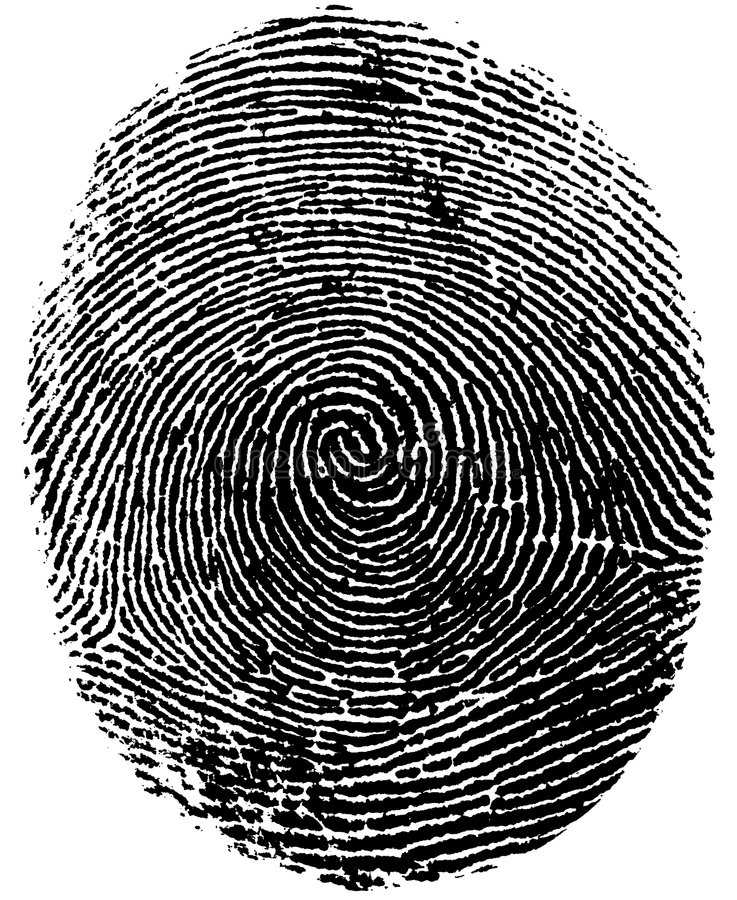
%> input picture 大三上/数字信号处理/Project/lab3/image.jpeg, 737 x 900 px
$ octave my_fir_run.m   (GNU Octave 9; MATLAB toolbox functions it lacks are replaced by stand-ins)
%> lines starting %> are read from the running program, lines starting %| are printed output that depends on the picture
### 大三上/数字信号处理/Project/lab3/my_fir.m
function h = my_fir(N, wc, type, win_type)
% MY_FIR_ADVANCED  支持多种窗函数的 FIR 设计
%   h = my_fir(N, wc, type, win_type)
%   输入:
%       win_type : 'rect', 'hamming', 'hanning', 'blackman'

    % 1. 基础参数
    tau = N / 2;
    n = 0 : N;
    h_d = zeros(1, length(n));

    % 2. 生成窗函数 w(n)
    switch lower(win_type)
        case 'rect'
            win = ones(1, length(n));

        case 'hamming'
            win = 0.54 - 0.46 * cos(2 * pi * n / N);

        case 'hanning'
            win = 0.5 - 0.5 * cos(2 * pi * n / N);

        case 'blackman'
            win = 0.42 - 0.5 * cos(2*pi*n/N) + 0.08 * cos(4*pi*n/N);

        otherwise
            error('未知的窗函数类型');
    end

    % 3. 计算理想脉冲响应 h_d(n)
    switch type
        case 'low'
            omega_c = wc * pi;
            for i = 1:length(n)
                if abs(n(i) - tau) < 1e-10
                    h_d(i) = omega_c / pi;
                else
                    h_d(i) = sin(omega_c * (n(i) - tau)) / (pi * (n(i) - tau));
                end
            end

        case 'bandpass'
            omega_L = wc(1) * pi;
            omega_H = wc(2) * pi;
            for i = 1:length(n)
                if abs(n(i) - tau) < 1e-10
                    h_d(i) = (omega_H - omega_L) / pi;
                else
                    val_H = sin(omega_H * (n(i) - tau)) / (pi * (n(i) - tau));
                    val_L = sin(omega_L * (n(i) - tau)) / (pi * (n(i) - tau));
                    h_d(i) = val_H - val_L;
                end
            end
    end

    % 4. 加窗
    h = h_d .* win;
end

### 大三上/数字信号处理/Project/lab3/filter_row_col.m
function [img_out, img_mid] = filter_row_col(img_in, h_row, h_col)
% FILTER_ROW_COL 对图像进行行滤波和列滤波
% 输入:
%   img_in: 输入图像
%   h_row:  用于行方向的滤波器系数 (Row Filter)
%   h_col:  用于列方向的滤波器系数 (Column Filter)
% 输出:
%   img_out: 最终滤波图像 (行滤波 -> 列滤波)
%   img_mid: 中间图像 (仅行滤波后的结果)

    [rows, cols] = size(img_in);
    img_mid = zeros(rows, cols);
    img_out = zeros(rows, cols);

    % 1. 行滤波 (Row Filtering)
    % 遍历每一行，与 h_row 进行卷积
    for r = 1:rows
        row_data = img_in(r, :);
        % 'same' 保证输出大小与输入一致
        img_mid(r, :) = conv(row_data, h_row, 'same');
    end

    % 2. 列滤波 (Column Filtering)
    % 对中间图像 img_mid 的每一列，与 h_col 进行卷积
    for c = 1:cols
        col_data = img_mid(:, c);
        img_out(:, c) = conv(col_data, h_col, 'same');
    end
end

### 大三上/数字信号处理/Project/lab3/my_fir_run.m
clear; close all; clc;

%% 1. 读取与预处理图像,得到频域图确定参数
filename = 'image.jpeg';

try
    img_original = imread(filename);
%> img_original is the input picture: size 900x737x3 uint8; min 0, max 255, mean 139.9
catch
    error('未找到图片');
end

% 转为灰度图
if size(img_original, 3) == 3
    img_gray = rgb2gray(img_original);
else
    img_gray = img_original;
end
% 归一化到 [0, 1]
img = im2double(img_gray);

% 计算频谱
F = fftshift(fft2(img));
% 计算对数幅值以便显示
S = log(1 + abs(F));

% 显示频谱图
figure('Name', '频谱参数读取工具', 'NumberTitle', 'off');
imshow(S, []);
title('图像频谱图 (红圈代表归一化频率)');
hold on;
colormap jet;
colorbar;

% 频率刻度圆环
[rows, cols] = size(img);
%> rows = 900; cols = 737
center_r = floor(rows / 2) + 1;
%> center_r = 451
center_c = floor(cols / 2) + 1;
%> center_c = 369
max_radius = min(rows, cols) / 2;
%> max_radius = 368.5

freq_ticks = 0.0 : 0.02 : 0.7;
for f = freq_ticks
    r = f * max_radius;

    theta = 0 : 0.01 : 2*pi;
    x = center_c + r * cos(theta);
    y = center_r + r * sin(theta);
    plot(x, y, 'r--', 'LineWidth', 1);

    text(center_c + r, center_r, num2str(f), 'Color', 'white', ...
         'BackgroundColor', 'black', 'FontSize', 10);
end
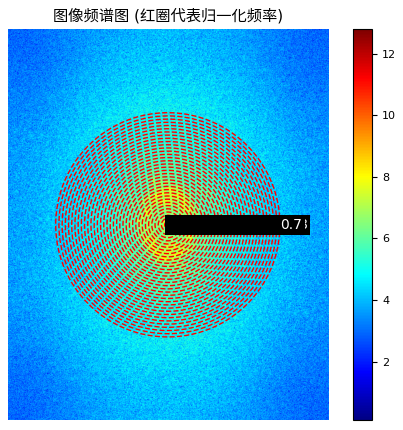
%> figure redrawn from the program's plot data
hold off;

%% 2. 滤波器参数定义
N = 24;
wc_low = 0.3;
wc_band = [0.1 0.2];

%% 3. 设计 FIR 滤波器
% 设计低通滤波器系数
b_low = my_fir(N, wc_low, 'low', 'hamming');
% 设计带通滤波器系数
b_band = my_fir(N, wc_band, 'bandpass', 'hamming');

%% 4. 显示滤波器特性
figure('Name', '滤波器时域与频域特性分析', 'NumberTitle', 'off');
% 低通时域图
subplot(2, 2, 1);
stem(0:N, b_low, 'filled', 'MarkerSize', 4);
title('低通-时域 (冲激响应)');
xlabel('n'); ylabel('h[n]');
grid on;
% 低通频域图
[H_low, w_low] = freqz(b_low, 1, 512);
subplot(2, 2, 2);
plot(w_low/pi, 20*log10(abs(H_low)), 'b', 'LineWidth', 1.5);
title('低通-频域 (幅频响应)');
xlabel('归一化频率 (\times\pi rad/sample)'); ylabel('幅度 (dB)');
grid on; xlim([0 1]); ylim([-80 5]);
% 带通时域图
subplot(2, 2, 3);
stem(0:N, b_band, 'filled', 'MarkerSize', 4);
title('带通-时域 (冲激响应)');
xlabel('n'); ylabel('h[n]');
grid on;
% 带通频域图
[H_band, w_band] = freqz(b_band, 1, 512);
subplot(2, 2, 4);
plot(w_band/pi, 20*log10(abs(H_band)), 'r', 'LineWidth', 1.5);
title('带通-频域 (幅频响应)');
xlabel('归一化频率 (\times\pi rad/sample)'); ylabel('幅度 (dB)');
grid on; xlim([0 1]); ylim([-80 5]);

%% 5. 混合滤波实验

% --- 实验 A: 行滤波用低通 -> 列滤波用带通 ---
[img_final_A, img_mid_A] = filter_row_col(img, b_low, b_band);
%> after the loop in filter_row_col, `for r = 1:rows`:
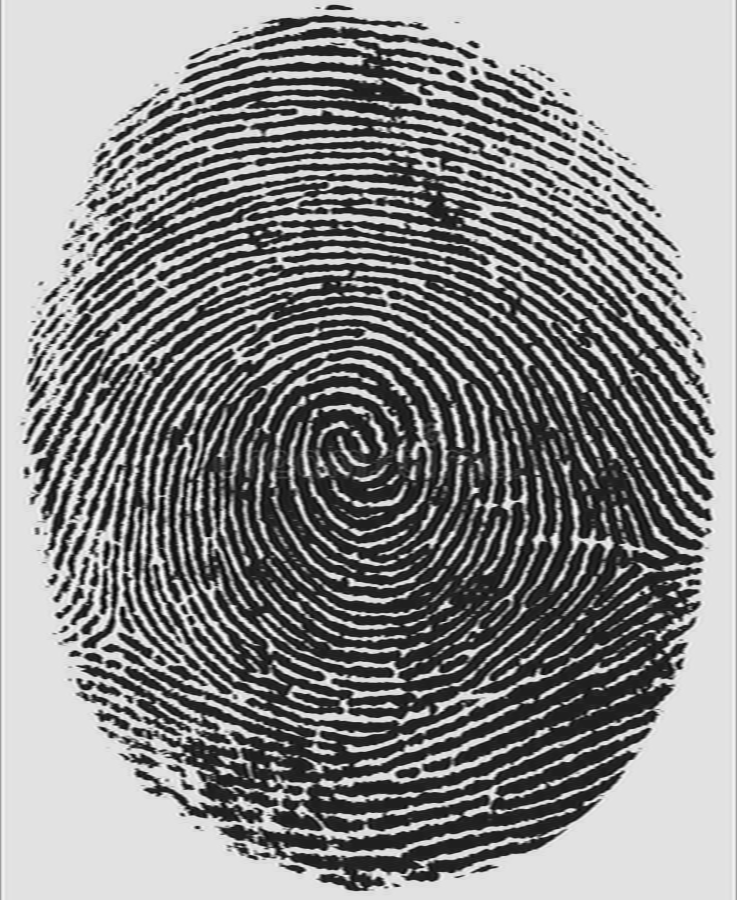
%> img_mid: size 900x737 double; min -0.16, max 1.14, mean 0.546; drawn with min black and max white
%> after the loop in filter_row_col, `for c = 1:cols`:
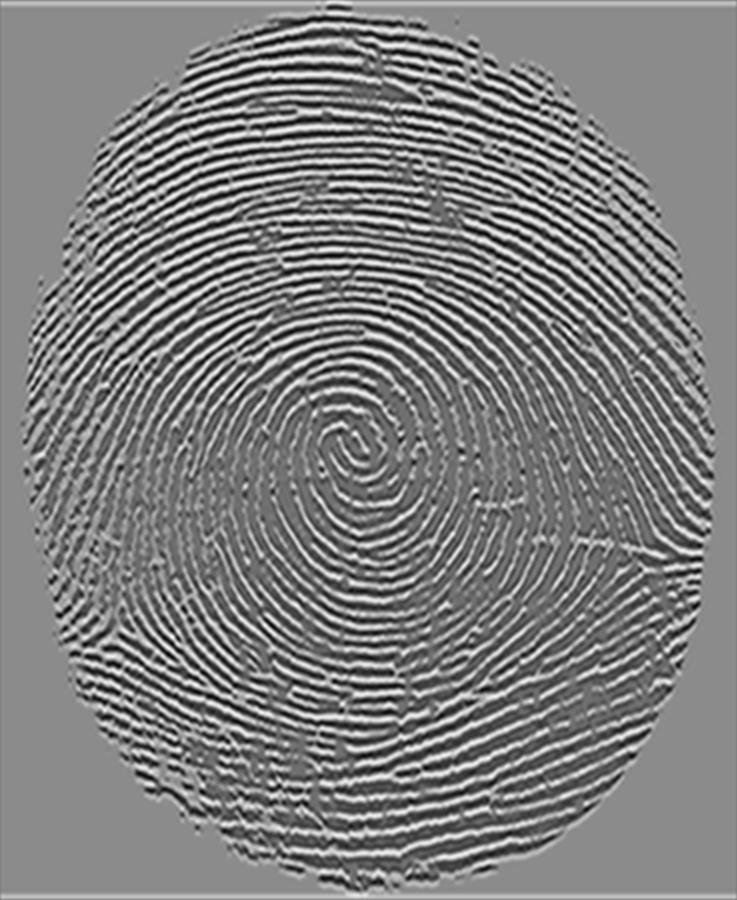
%> img_out: size 900x737 double; min -0.336, max 0.435, mean 0.0481; drawn with min black and max white

% --- 实验 B: 行滤波用带通 -> 列滤波用低通 ---
[img_final_B, img_mid_B] = filter_row_col(img, b_band, b_low);
%> after the loop in filter_row_col (call 2), `for r = 1:rows`:
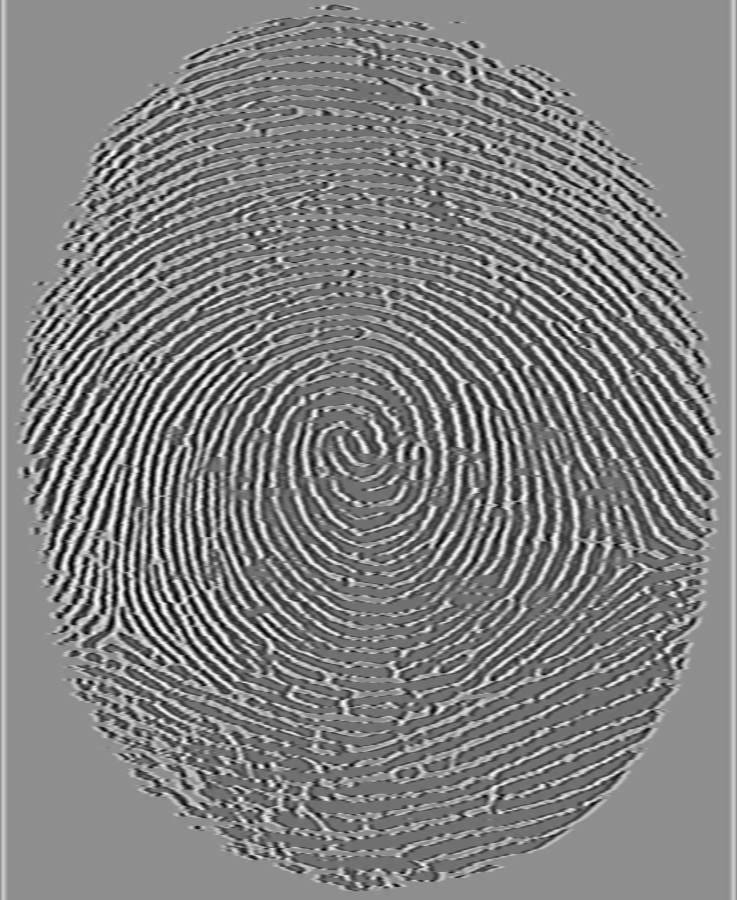
%> img_mid: size 900x737 double; min -0.319, max 0.402, mean 0.0487; drawn with min black and max white

%% 6. 结果观察与显示

% Low -> Band
figure('Name', '实验A: 行(低通) -> 列(带通)', 'NumberTitle', 'off');
subplot(1, 3, 1);
imshow(img, []); title('原始图像');
subplot(1, 3, 2);
imshow(img_mid_A, []); title('中间图像: 行滤波(低通)');
xlabel('水平方向变模糊');
subplot(1, 3, 3);
imshow(img_final_A, []); title('最终图像: 列滤波(带通)');
xlabel('指纹纹理被提取');

% Band -> Low
figure('Name', '实验B: 行(带通) -> 列(低通)', 'NumberTitle', 'off');
subplot(1, 3, 1);
imshow(img, []); title('原始图像');
subplot(1, 3, 2);
imshow(img_mid_B, []); title('中间图像: 行滤波(带通)');
xlabel('水平方向边缘被提取');
subplot(1, 3, 3);
imshow(img_final_B, []); title('最终图像: 列滤波(低通)');
xlabel('垂直方向变模糊');

%% 7. 分析滤波器阶数 N 对结果的影响
N_list = [6 ,10 ,16 ,20, 24, 30, 36];
layout_rows = 2;
layout_cols = ceil(length(N_list)/layout_rows);
figure('Name', '阶数 N 的影响 (行低通列带通)', 'NumberTitle', 'off');

for i = 1:length(N_list)
    curr_N = N_list(i);
    % 设计低通滤波器系数
    b_low_temp = my_fir(curr_N, wc_low, 'low', 'hamming');
    % 设计带通滤波器系数
    b_band_temp = my_fir(curr_N, wc_band, 'bandpass', 'hamming');

    % 调用函数
    [img_N_out, ~] = filter_row_col(img, b_low_temp, b_band_temp);
    subplot(layout_rows, layout_cols, i);
    imshow(img_N_out, []);
    title(['N = ', num2str(curr_N)]);
end

figure('Name', '阶数 N 的影响 (行带通列低通)', 'NumberTitle', 'off');
for i = 1:length(N_list)
    curr_N = N_list(i);
    % 设计低通滤波器系数
    b_low_temp = my_fir(curr_N, wc_low, 'low', 'hamming');
    % 设计带通滤波器系数
    b_band_temp = my_fir(curr_N, wc_band, 'bandpass', 'hamming');

    % 调用函数
    [img_N_out, ~] = filter_row_col(img, b_band_temp, b_low_temp);
    subplot(layout_rows, layout_cols, i);
    imshow(img_N_out, []);
    title(['N = ', num2str(curr_N)]);
end
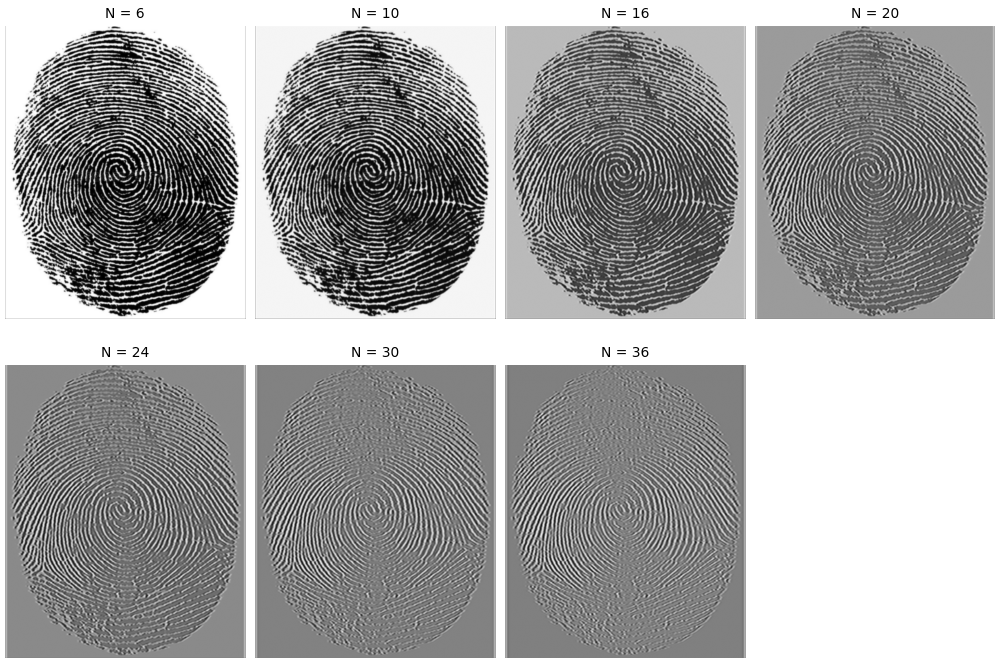
%> figure redrawn from the program's plot data, 7 panels

%% 8. 分析低通截止频率对结果的影响
N_fix = 24;
wc_list = [0.05, 0.15, 0.25, 0.3, 0.35, 0.5];

% 固定带通滤波器
wc_band_fixed = [0.1, 0.3];
b_band_fixed = my_fir(N_fix, wc_band_fixed, 'bandpass', 'hamming');

figure('Name', '低通截止频率(wc)对结果的影响', 'NumberTitle', 'off');
num_plots = length(wc_list);
cols_plot = 3;
rows_plot = ceil(num_plots / cols_plot);

for i = 1:num_plots
    curr_wc = wc_list(i);
    b_temp_low = my_fir(N_fix, curr_wc, 'low', 'hamming');
    [img_out_wc, ~] = filter_row_col(img, b_temp_low, b_band_fixed);

    % 3. 绘图
    subplot(rows_plot, cols_plot, i);
    imshow(img_out_wc, []);
    title(['wc_{low} = ', num2str(curr_wc)]);
end
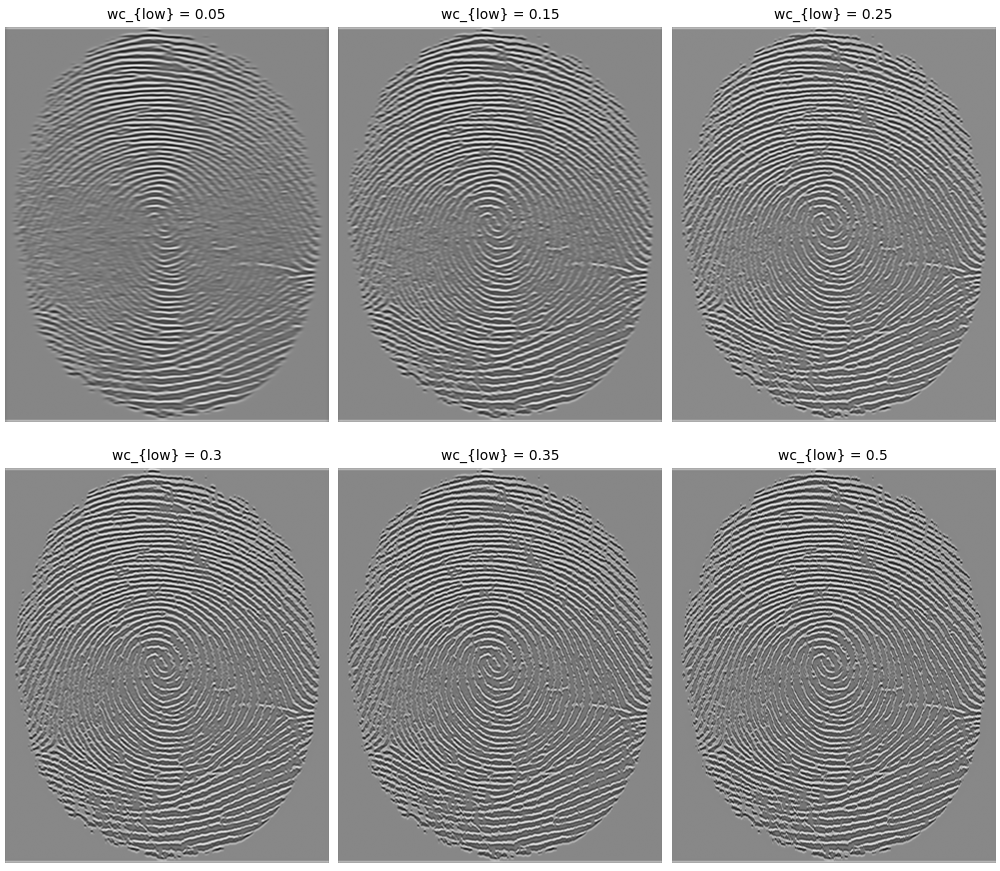
%> figure redrawn from the program's plot data, 6 panels

%% 9. 分析带通带宽对结果的影响
N_fix = 24;

% 固定低通滤波器
wc_low_fixed = 0.3;
b_low_fixed = my_fir(N_fix, wc_low_fixed, 'low', 'hamming');

wc_center = 0.15;
bw_list = [0.02, 0.05, 0.10, 0.15];

figure('Name', '带通带宽(Bandwidth)对结果的影响', 'NumberTitle', 'off');

num_plots = length(bw_list);
cols_plot = 2;
rows_plot = ceil(num_plots / cols_plot);

for i = 1:num_plots
    curr_bw = bw_list(i);

    wc_start = wc_center - curr_bw / 2;
    wc_end   = wc_center + curr_bw / 2;
    wc_range = [wc_start, wc_end];

    b_temp_band = my_fir(N_fix, wc_range, 'bandpass', 'hamming');
    [img_out_bw, ~] = filter_row_col(img, b_low_fixed, b_temp_band);

    % --- 3. 绘图 ---
    subplot(rows_plot, cols_plot, i);
    imshow(img_out_bw, []);
    % 标题显示当前带宽和实际频率范围
    title(['BW=', num2str(curr_bw), ' [', num2str(wc_start), '~', num2str(wc_end), ']']);
end
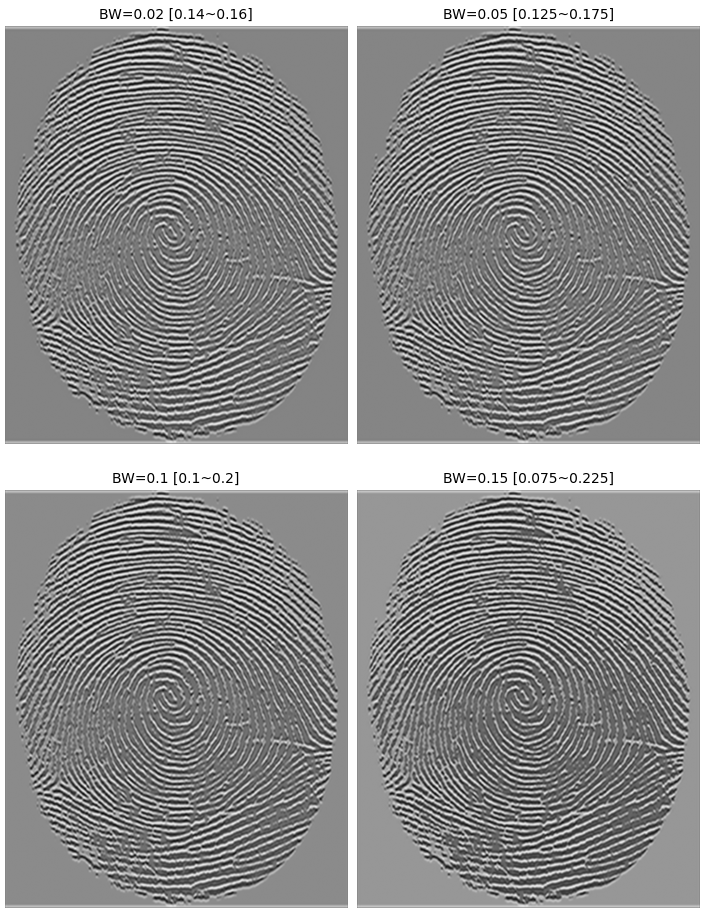
%> figure redrawn from the program's plot data, 4 panels
